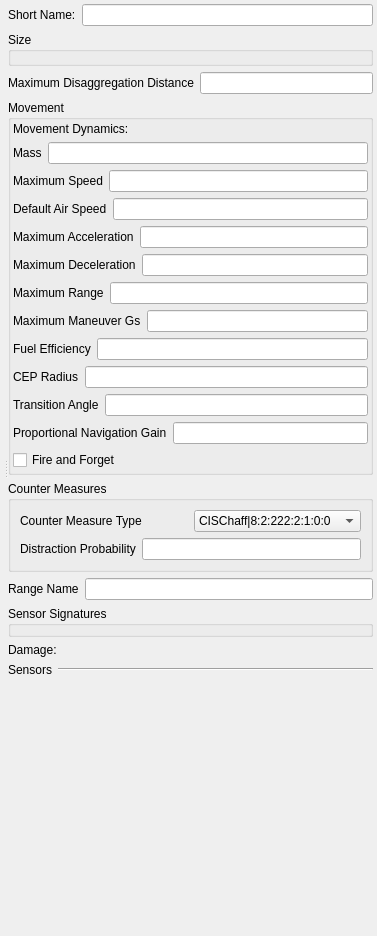
<?xml version="1.0" encoding="UTF-8"?>
<ui version="4.0">
 <class>Form</class>
 <widget class="QWidget" name="Form">
  <property name="geometry">
   <rect>
    <x>0</x>
    <y>0</y>
    <width>377</width>
    <height>936</height>
   </rect>
  </property>
  <property name="windowTitle">
   <string>Form</string>
  </property>
  <layout class="QVBoxLayout" name="verticalLayout_8">
   <property name="margin">
    <number>4</number>
   </property>
   <item>
    <widget class="QSplitter" name="splitter">
     <property name="orientation">
      <enum>Qt::Horizontal</enum>
     </property>
     <widget class="QWidget" name="layoutWidget">
      <layout class="QVBoxLayout" name="verticalLayout_6">
       <property name="margin">
        <number>0</number>
       </property>
       <item>
        <widget class="QWidget" name="myGeneralCanvas" native="true">
         <property name="sizePolicy">
          <sizepolicy hsizetype="MinimumExpanding" vsizetype="Fixed">
           <horstretch>0</horstretch>
           <verstretch>0</verstretch>
          </sizepolicy>
         </property>
         <property name="element_type" stdset="0">
          <string notr="true">general_canvas</string>
         </property>
        </widget>
       </item>
       <item>
        <widget class="QWidget" name="myDisplayCanvas" native="true">
         <property name="sizePolicy">
          <sizepolicy hsizetype="MinimumExpanding" vsizetype="MinimumExpanding">
           <horstretch>0</horstretch>
           <verstretch>0</verstretch>
          </sizepolicy>
         </property>
         <property name="minimumSize">
          <size>
           <width>0</width>
           <height>0</height>
          </size>
         </property>
         <property name="element_type" stdset="0">
          <string notr="true">display_widget_canvas</string>
         </property>
        </widget>
       </item>
      </layout>
     </widget>
     <widget class="QWidget" name="widget" native="true">
      <layout class="QVBoxLayout" name="verticalLayout_5">
       <property name="margin">
        <number>0</number>
       </property>
       <item>
        <layout class="QHBoxLayout" name="horizontalLayout">
         <item>
          <widget class="QLabel" name="short_name_label">
           <property name="text">
            <string>Short Name:</string>
           </property>
          </widget>
         </item>
         <item>
          <widget class="QLineEdit" name="short_name"/>
         </item>
        </layout>
       </item>
       <item>
        <widget class="QGroupBox" name="boundingVolumeGroupBox">
         <property name="title">
          <string>Size</string>
         </property>
         <layout class="QVBoxLayout" name="verticalLayout_2">
          <property name="leftMargin">
           <number>2</number>
          </property>
          <property name="rightMargin">
           <number>2</number>
          </property>
          <property name="bottomMargin">
           <number>2</number>
          </property>
          <item>
           <widget class="QWidget" name="bounding_volume" native="true"/>
          </item>
         </layout>
        </widget>
       </item>
       <item>
        <layout class="QHBoxLayout" name="horizontalLayout_2">
         <item>
          <widget class="QLabel" name="disaggregation_range_label">
           <property name="text">
            <string>Maximum Disaggregation Distance</string>
           </property>
          </widget>
         </item>
         <item>
          <widget class="QLineEdit" name="disaggregation_range">
           <property name="display-units" stdset="0">
            <string notr="true">meters</string>
           </property>
           <property name="source-units" stdset="0">
            <string notr="true">meters</string>
           </property>
          </widget>
         </item>
        </layout>
       </item>
       <item>
        <widget class="QGroupBox" name="movementGroupBox">
         <property name="title">
          <string>Movement</string>
         </property>
         <layout class="QVBoxLayout" name="verticalLayout">
          <property name="margin">
           <number>2</number>
          </property>
          <item>
           <layout class="QHBoxLayout" name="horizontalLayout_7">
            <item>
             <widget class="QLabel" name="movement_system_label">
              <property name="text">
               <string>Movement Dynamics:</string>
              </property>
             </widget>
            </item>
            <item>
             <widget class="QWidget" name="movement_system" native="true">
              <property name="category" stdset="0">
               <string>movement</string>
              </property>
              <property name="none-selected-text" stdset="0">
               <string>Immobile</string>
              </property>
              <property name="element_type" stdset="0">
               <string notr="true">single_system_selector</string>
              </property>
             </widget>
            </item>
           </layout>
          </item>
          <item>
           <layout class="QHBoxLayout" name="horizontalLayout_3">
            <item>
             <widget class="QLabel" name="mass_label">
              <property name="text">
               <string>Mass</string>
              </property>
             </widget>
            </item>
            <item>
             <widget class="QLineEdit" name="mass">
              <property name="source-units" stdset="0">
               <string notr="true">kilograms</string>
              </property>
              <property name="display-units" stdset="0">
               <string notr="true">kilograms</string>
              </property>
             </widget>
            </item>
           </layout>
          </item>
          <item>
           <layout class="QHBoxLayout" name="horizontalLayout_4">
            <item>
             <widget class="QLabel" name="max_speed_label">
              <property name="text">
               <string>Maximum Speed</string>
              </property>
             </widget>
            </item>
            <item>
             <widget class="QLineEdit" name="max_speed">
              <property name="source-units" stdset="0">
               <string notr="true">meters-per-second</string>
              </property>
              <property name="display-units" stdset="0">
               <string notr="true">kilometers-per-hour</string>
              </property>
             </widget>
            </item>
           </layout>
          </item>
          <item>
           <layout class="QHBoxLayout" name="horizontalLayout_14">
            <item>
             <widget class="QLabel" name="ordered_speed_label">
              <property name="text">
               <string>Default Air Speed</string>
              </property>
             </widget>
            </item>
            <item>
             <widget class="QLineEdit" name="ordered_speed">
              <property name="source-units" stdset="0">
               <string notr="true">meters-per-second</string>
              </property>
              <property name="display-units" stdset="0">
               <string notr="true">kilometers-per-hour</string>
              </property>
             </widget>
            </item>
           </layout>
          </item>
          <item>
           <layout class="QHBoxLayout" name="horizontalLayout_5">
            <item>
             <widget class="QLabel" name="max_acceleration_label">
              <property name="text">
               <string>Maximum Acceleration</string>
              </property>
             </widget>
            </item>
            <item>
             <widget class="QLineEdit" name="max_acceleration">
              <property name="source-units" stdset="0">
               <string notr="true">meters-per-second2</string>
              </property>
              <property name="display-units" stdset="0">
               <string notr="true">meters-per-second2</string>
              </property>
             </widget>
            </item>
           </layout>
          </item>
          <item>
           <layout class="QHBoxLayout" name="horizontalLayout_16">
            <item>
             <widget class="QLabel" name="max_deceleration_label">
              <property name="text">
               <string>Maximum Deceleration</string>
              </property>
             </widget>
            </item>
            <item>
             <widget class="QLineEdit" name="max_deceleration">
              <property name="source-units" stdset="0">
               <string notr="true">meters-per-second2</string>
              </property>
              <property name="display-units" stdset="0">
               <string notr="true">meters-per-second2</string>
              </property>
             </widget>
            </item>
           </layout>
          </item>
          <item>
           <layout class="QHBoxLayout" name="horizontalLayout_6">
            <item>
             <widget class="QLabel" name="range_label">
              <property name="text">
               <string>Maximum Range</string>
              </property>
             </widget>
            </item>
            <item>
             <widget class="QLineEdit" name="range">
              <property name="source-units" stdset="0">
               <string notr="true">meters</string>
              </property>
              <property name="display-units" stdset="0">
               <string notr="true">kilometers</string>
              </property>
             </widget>
            </item>
           </layout>
          </item>
          <item>
           <layout class="QHBoxLayout" name="horizontalLayout_12">
            <item>
             <widget class="QLabel" name="max_maneuver_gs_label">
              <property name="text">
               <string>Maximum Maneuver Gs</string>
              </property>
             </widget>
            </item>
            <item>
             <widget class="QLineEdit" name="max_maneuver_gs"/>
            </item>
           </layout>
          </item>
          <item>
           <layout class="QHBoxLayout" name="horizontalLayout_22">
            <item>
             <widget class="QLabel" name="fuel_efficiency_label">
              <property name="text">
               <string>Fuel Efficiency</string>
              </property>
             </widget>
            </item>
            <item>
             <widget class="QLineEdit" name="fuel_efficiency"/>
            </item>
           </layout>
          </item>
          <item>
           <layout class="QHBoxLayout" name="horizontalLayout_15">
            <item>
             <widget class="QLabel" name="cep_radius_label">
              <property name="text">
               <string>CEP Radius</string>
              </property>
             </widget>
            </item>
            <item>
             <widget class="QLineEdit" name="cep_radius">
              <property name="source-units" stdset="0">
               <string notr="true">meters</string>
              </property>
              <property name="display-units" stdset="0">
               <string notr="true">meters</string>
              </property>
             </widget>
            </item>
           </layout>
          </item>
          <item>
           <layout class="QHBoxLayout" name="horizontalLayout_17">
            <item>
             <widget class="QLabel" name="transition_angle_label">
              <property name="text">
               <string>Transition Angle</string>
              </property>
             </widget>
            </item>
            <item>
             <widget class="QLineEdit" name="transition_angle">
              <property name="source-units" stdset="0">
               <string>radians</string>
              </property>
              <property name="display-units" stdset="0">
               <string>radians</string>
              </property>
             </widget>
            </item>
           </layout>
          </item>
          <item>
           <layout class="QHBoxLayout" name="horizontalLayout_18">
            <item>
             <widget class="QLabel" name="proportional_navigation_gain_label">
              <property name="text">
               <string>Proportional Navigation Gain</string>
              </property>
             </widget>
            </item>
            <item>
             <widget class="QLineEdit" name="proportional_navigation_gain"/>
            </item>
           </layout>
          </item>
          <item>
           <widget class="QCheckBox" name="fire_and_forget">
            <property name="text">
             <string>Fire and Forget</string>
            </property>
           </widget>
          </item>
         </layout>
        </widget>
       </item>
       <item>
        <widget class="QGroupBox" name="groupBox">
         <property name="title">
          <string>Counter Measures</string>
         </property>
         <layout class="QVBoxLayout" name="verticalLayout_7">
          <item>
           <layout class="QHBoxLayout" name="horizontalLayout_13">
            <item>
             <widget class="QLabel" name="counter_measure_type_label">
              <property name="text">
               <string>Counter Measure Type</string>
              </property>
             </widget>
            </item>
            <item>
             <widget class="QComboBox" name="counter_measure_type">
              <item>
               <property name="text">
                <string extracomment="1:2:4:2:56:2:1">CISChaff|8:2:222:2:1:0:0</string>
               </property>
              </item>
              <item>
               <property name="text">
                <string extracomment="1:2:4:2:5:2:3">CISFlare|8:2:222:2:1:1:0</string>
               </property>
              </item>
              <item>
               <property name="text">
                <string extracomment="5:356:2:6:78:1:2">USChaff|8:2:225:2:1:0:0</string>
               </property>
              </item>
              <item>
               <property name="text">
                <string extracomment="1:2:3:4:5:6:7">USFlare|8:2:225:2:1:1:0</string>
               </property>
              </item>
             </widget>
            </item>
           </layout>
          </item>
          <item>
           <layout class="QHBoxLayout" name="horizontalLayout_11">
            <item>
             <widget class="QLabel" name="distraction_probability_label">
              <property name="text">
               <string>Distraction Probability</string>
              </property>
             </widget>
            </item>
            <item>
             <widget class="QLineEdit" name="distraction_probability"/>
            </item>
           </layout>
          </item>
         </layout>
        </widget>
       </item>
       <item>
        <layout class="QHBoxLayout" name="horizontalLayout_123">
         <item>
          <widget class="QLabel" name="range_name_label">
           <property name="text">
            <string>Range Name</string>
           </property>
          </widget>
         </item>
         <item>
          <widget class="QLineEdit" name="range_name"/>
         </item>
        </layout>
       </item>
       <item>
        <widget class="QGroupBox" name="sensorSignaturesGroupBox">
         <property name="title">
          <string>Sensor Signatures</string>
         </property>
         <layout class="QVBoxLayout" name="verticalLayout_3">
          <property name="spacing">
           <number>2</number>
          </property>
          <property name="margin">
           <number>2</number>
          </property>
          <item>
           <widget class="QWidget" name="sensor_signatures" native="true">
            <property name="default-signatures" stdset="0">
             <string>visual-signature=2.0;radar-signature=10.0</string>
            </property>
           </widget>
          </item>
         </layout>
        </widget>
       </item>
       <item>
        <layout class="QHBoxLayout" name="horizontalLayout_8">
         <item>
          <widget class="QLabel" name="damage_system_label">
           <property name="text">
            <string>Damage:</string>
           </property>
          </widget>
         </item>
         <item>
          <widget class="QWidget" name="damage_system" native="true">
           <property name="category" stdset="0">
            <string>damage</string>
           </property>
           <property name="none-selected-text" stdset="0">
            <string>Undamagable</string>
           </property>
           <property name="element_type" stdset="0">
            <string notr="true">single_system_selector</string>
           </property>
          </widget>
         </item>
        </layout>
       </item>
       <item>
        <layout class="QVBoxLayout" name="verticalLayout_4">
         <item>
          <layout class="QHBoxLayout" name="horizontalLayout_9">
           <item>
            <widget class="QLabel" name="sensor_system_selector_label">
             <property name="sizePolicy">
              <sizepolicy hsizetype="Fixed" vsizetype="Fixed">
               <horstretch>0</horstretch>
               <verstretch>0</verstretch>
              </sizepolicy>
             </property>
             <property name="text">
              <string>Sensors</string>
             </property>
            </widget>
           </item>
           <item>
            <widget class="Line" name="line">
             <property name="orientation">
              <enum>Qt::Horizontal</enum>
             </property>
            </widget>
           </item>
          </layout>
         </item>
         <item>
          <widget class="QWidget" name="sensor_system_selector" native="true">
           <property name="category" stdset="0">
            <string>sensor</string>
           </property>
           <property name="element_type" stdset="0">
            <string notr="true">multi_system_selector</string>
           </property>
          </widget>
         </item>
        </layout>
       </item>
       <item>
        <spacer name="verticalSpacer">
         <property name="orientation">
          <enum>Qt::Vertical</enum>
         </property>
         <property name="sizeHint" stdset="0">
          <size>
           <width>20</width>
           <height>169</height>
          </size>
         </property>
        </spacer>
       </item>
      </layout>
     </widget>
    </widget>
   </item>
  </layout>
 </widget>
 <resources/>
 <connections/>
</ui>
